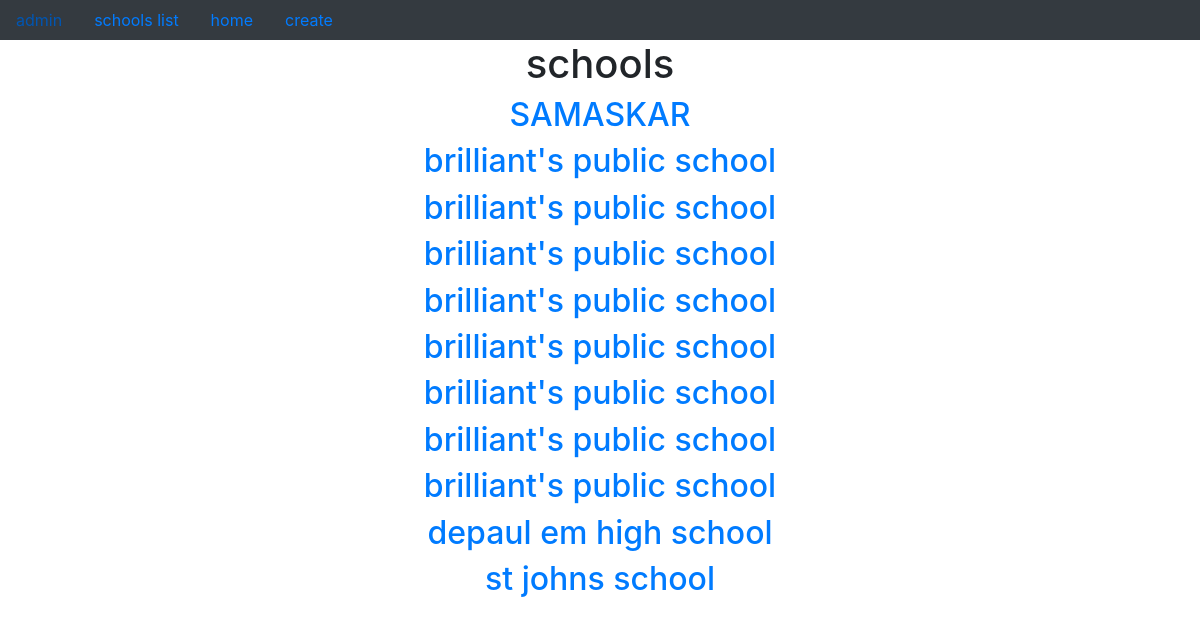
Page /SchoolList/ on the committed database.
### app/models.py (models this page shows, shortened)
class School(models.Model):
    scname=models.CharField(max_length=100)
    principal=models.CharField(max_length=100)
    loc=models.CharField(max_length=100)

### app/views.py (the view)
# urls.py: path('SchoolList/',SchoolList.as_view(),name='SchoolList'),
class SchoolList(ListView):
    model=School
    queryset=School.objects.all()
    context_object_name='schools'
    template_name='app/school_list.html'
    ordering=['scname']

### templates/app/school_list.html (shortened to what this page needs)
{% extends 'app/struct.html' %}
    {% block body_block %}
    <center>
        <h1>schools</h1>
        {% for sco in schools %}
        <a href="{{sco.pk}}"><h2>{{sco.scname}}</h2></a>
        {% endfor %}
    </center>
    {% endblock %}

### templates/app/struct.html (shortened to what this page needs)
<!DOCTYPE html>
<html lang="en">
<head>
    <link rel="stylesheet" href="https://cdn.jsdelivr.net/npm/bootstrap@4.6.2/dist/css/bootstrap.min.css">
</head>
<body>
    <nav class="nav bg-dark nav-dark">
        <a href="{% url 'admin:index' %}" class="nav-link">admin</a>
        <a href="{% url 'SchoolList' %}" class="nav-link">schools list</a>
        <a href="{% url 'home'  %}" class="nav-link">home </a>
        <a href="{% url 'SchoolCreate' %}" class="nav-link">create</a>
    </nav>
     {% block body_block %}
     {% endblock %}
</body>
</html>

### rows in the picture
School: scname "SAMASKAR"
School: scname "brilliant's public school"
School: scname "brilliant's public school"
School: scname "brilliant's public school"
School: scname "brilliant's public school"
School: scname "brilliant's public school"
School: scname "brilliant's public school"
School: scname "brilliant's public school"
School: scname "brilliant's public school"
School: scname "depaul em high school"
School: scname "st johns school"
